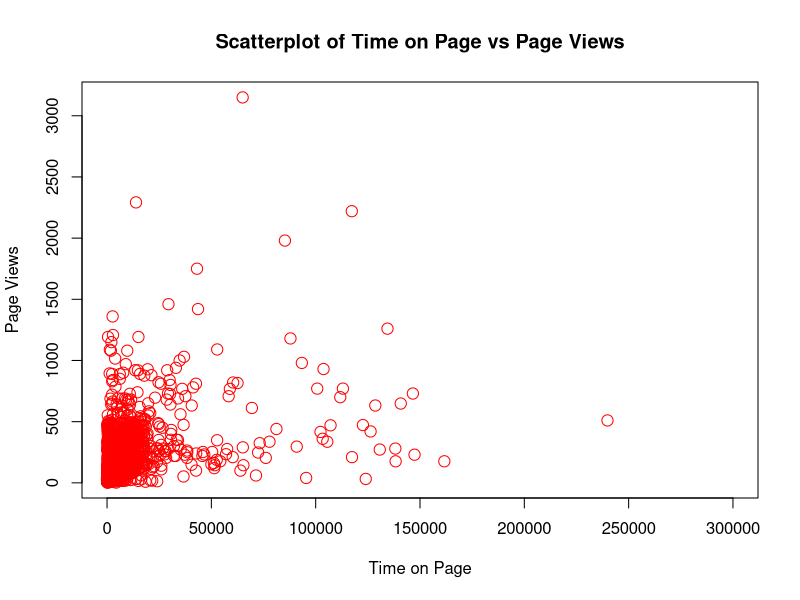
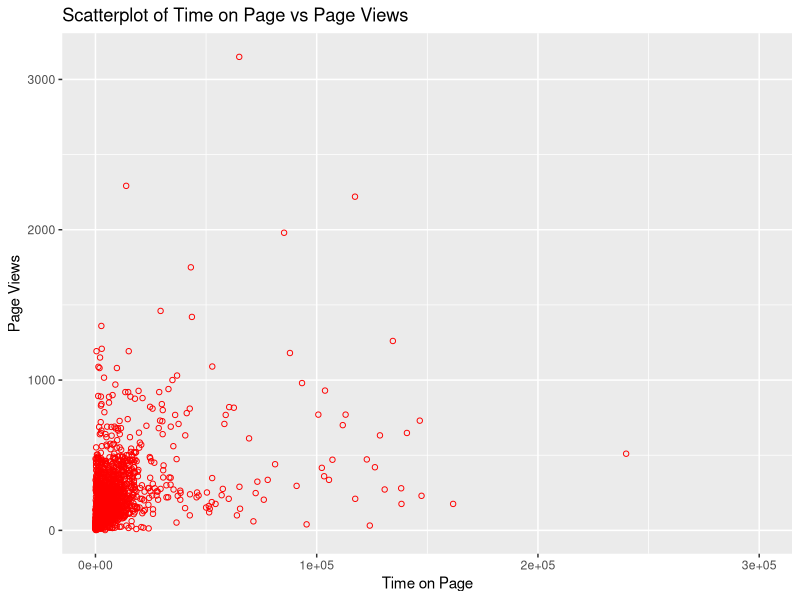
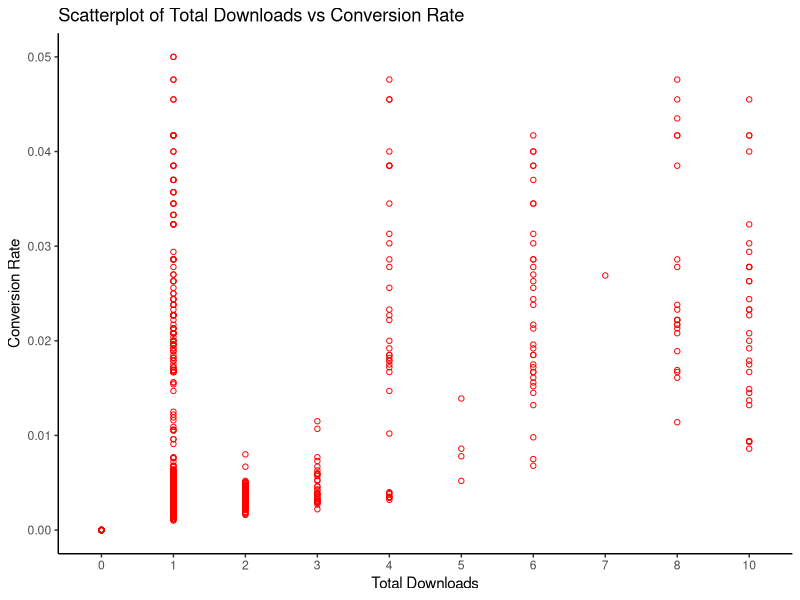
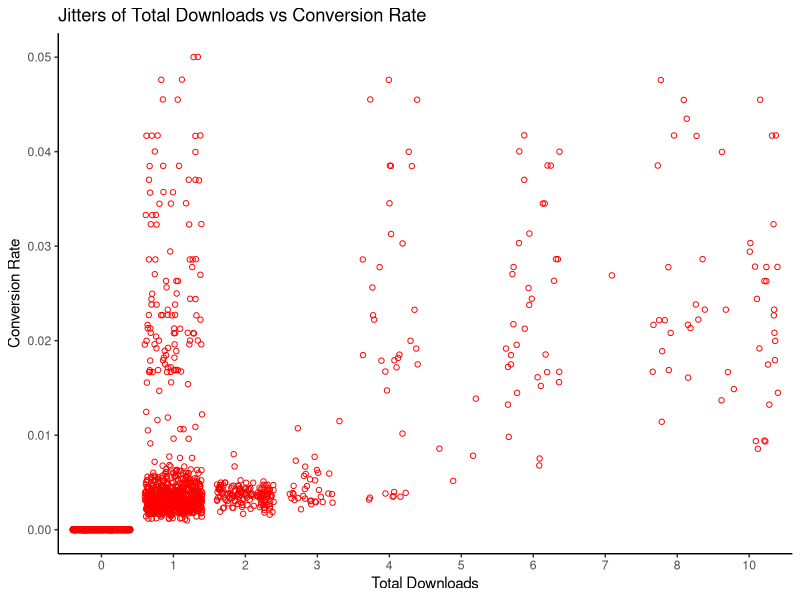
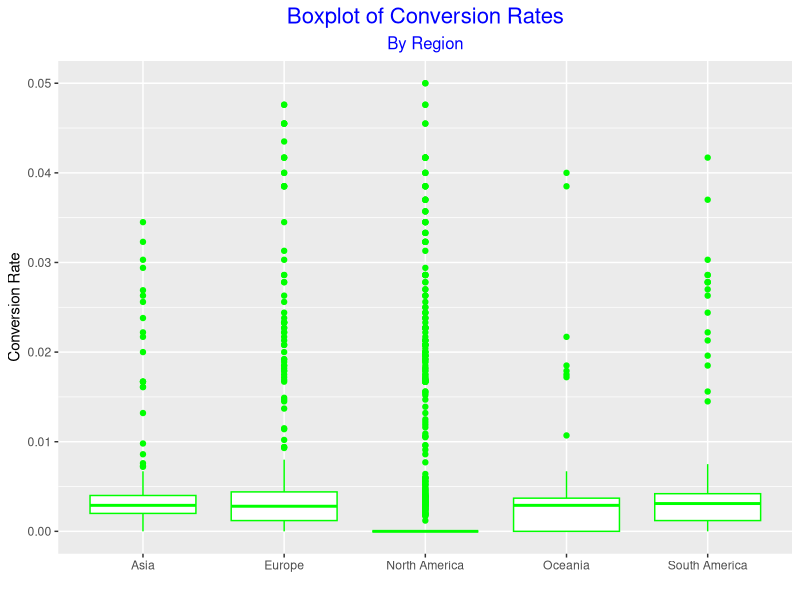
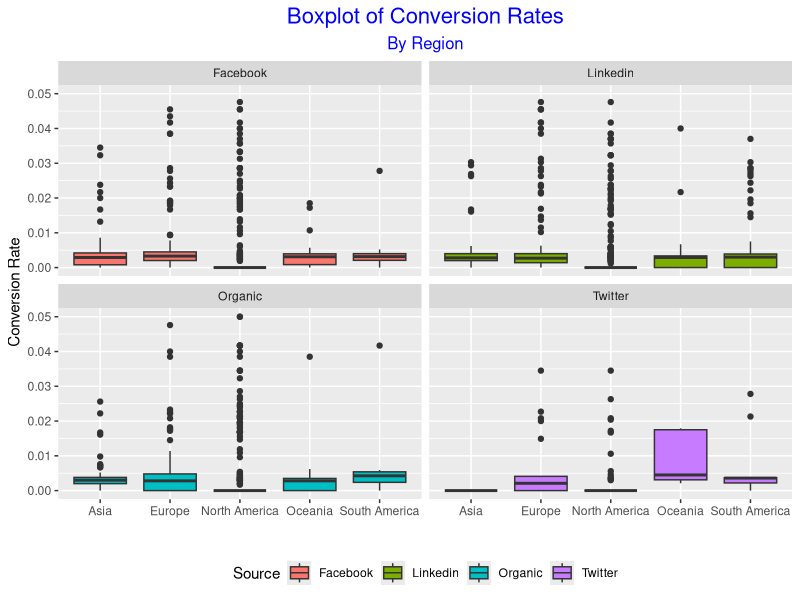

These figures' R source, in order:
#Programming 1 - Assignment 2
#Your name(s): Group 9 - Mike Johnson | Ryan Mathis


# Preparation: Load the required packages.
library(tidyverse)

#Part 1:

#Q1:
# Load the World values survey data "WorldValues3.csv" and save it as WorldData. 
# Load the country code data "CountryCodes3.csv" and save it as CountryData.
WorldData = read.csv("WorldValues3.csv")
CountryData = read.csv("CountryCodes3.csv")


#Q2:
# Join the country name from the CountryCode data into WorldData. 
# Note that country code is called *ID* in CountryData and *CountryCode* in WorldData. 
# Return the first 10 unique countries. 

# Join the country name from the CountryCode data into WorldData.
WorldData = left_join(WorldData,
                      CountryData,
                      by = c('CountryCode' = 'ID'))

# Return the first 10 unique countries. 
UniqueCountries = WorldData %>% 
  distinct(Country) %>% 
  head(10)

UniqueCountries


#Q3:
# Update WorldData by dropping income, education, and lifeexpect variables.
# What is the dimension of the updated WorldData?

# Update WorldData by dropping income, education, and lifeexpect variables.
WorldData = WorldData %>% 
  select(
    -c(
      Income,
      Education,
      lifeexpect
    )
  )

# What is the dimension of the updated WorldData?
dimensions = WorldData %>% 
  dim_desc()

dimensions


#Q4:
# Using pipes, calculate the average age and percent immigrant (i.e., average ratio of immigrants) for every country.
# Display the top 5 countries in terms of average age. 
# Hint: For displaying the top 5, refer to the help for slice( ) to find the right form of the function to use.
# Calculate percent immigrant for every country in dataset.

top_5_countries = WorldData %>% 
  mutate(Age = SurveyYear - BirthYear) %>% 
  group_by(Country) %>% 
  summarise(
    `Average Age` = mean(Age, na.rm = TRUE),
    `Percent Immigrant` = sum(Immigrant, na.rm = TRUE) / n()
  ) %>% 
  slice_max(order_by = `Average Age`, n=5)

top_5_countries


#Q5:
# Group WorldData by country and marital status and show the percent of people in each category who are immigrants.
# Show the results for China. (the coding for the *Marital* variable is 1 = Married, 2 = Living together, 3 = Divorced, 
# 4 = Separated, 5 = Widowed, and 6 = Single).

# Create marital status data frame.
d_marital_status = data.frame(Marital = c(1, 2, 3, 4, 5, 6),
                              Status = c('Married', 'Living Together', 'Divorced', 'Separated', 'Widowed', 'Single'))

# Summarize Marital Status in China
china_marital_status = WorldData %>% 
  group_by(Country, Marital) %>% 
  summarize(`Percent Immigrant` = sum(Immigrant, na.rm = TRUE) / n()) %>% 
  filter(Country == 'China') %>% 
  left_join (d_marital_status, by = 'Marital') %>% 
  select(
    Marital,
    Status,
    `Percent Immigrant`
  )

china_marital_status


#Q6: 
# Using pipes, create a function that takes a country name and calculates its average life satisfaction ("Satisfied") 
# broken down by "immigrant". Name this function meanSat. Show the results for China.

meanSat = function(CountryName) {
  WorldData %>% 
    filter(Country == CountryName) %>% 
    summarise(`Avg Life Satisfaction` = mean(Satisfied, na.rm = TRUE))
}

meanSat("China")

#Part 2: 
# Load the web analytics data "WebAnalytics3.csv" and save it as analytics.
analytics = read.csv("WebAnalytics3.csv")


#Q7:
# Use base R to draw the scatterplot of TimeOnPage (x axis) versus PageViews (y axis).
# Make sure to change the shape, color, and size of the points. 
# Also, set your own labels for both axes and add a title to the plot. 
# In addition, set a limit on the x axis to be between 0 and 300,000.

base_plot = plot(analytics$TimeOnPage, analytics$PageViews,
                 pch = 1, # Circle
                 col = "red", # Color selection
                 cex = 1.5, # Set size
                 xlab = "Time on Page", # x axis label
                 ylab = "Page Views", # y axis label
                 main = "Scatterplot of Time on Page vs Page Views", # Title
                 xlim = c(0, 300000) # Set limit on x axis to be between 0 and 300,000
                 )

base_plot


#Q8:
# Recreate the same plot using ggplot. 
# (You can refer to ggplot cheatsheet or its reference page online for an overview of all the arguments.)
# (For example, here are some examples of geom_point() options: 
# https://ggplot2.tidyverse.org/reference/geom_point.html

ggplot_scatter = ggplot(analytics, aes(TimeOnPage, PageViews)) + 
  geom_point(pch = 1, # Circle
             col = "red", # Color selection
             size = 1.5, # Set size
             ) + 
  
  # Set Labels
  labs(x = "Time on Page", # x axis label
       y = "Page Views", # y axis label
       title = "Scatterplot of Time on Page vs Page Views") + 
       xlim(0, 300000) # Set limit on x axis to be between 0 and 300,000

ggplot_scatter


#Q9:
# a. Use ggplot to draw the scatterplot of TotalDownloads (x axis) versus ConversionRate (y axis).
# b. Draw a similar plot but add jitters. Use a theme and a color.
# (For both parts, read TotalDownloads as a factor for visual clarity on the x axis.)

# a. Use ggplot to draw the scatterplot of TotalDownloads (x axis) versus ConversionRate (y axis).
plot_cr = ggplot(analytics, aes(factor(TotalDownloads), ConversionRate)) +
  geom_point(pch = 1, # Circle
             col = "red", # Color selection
             size = 1.5, # Set size
             ) +
  
  # Set labels
  labs(x = "Total Downloads",
       y = "Conversion Rate",
       title = "Scatterplot of Total Downloads vs Conversion Rate") +
  
  # Set theme
  theme_classic()

plot_cr

# b. Draw a similar plot but add jitters. Use a theme and a color.
jitters_cr = ggplot(analytics, aes(factor(TotalDownloads), ConversionRate)) +
  geom_jitter(pch = 1, # Circle
             col = "red", # Color selection
             size = 1.5, # Set size
  ) +
  
  # Set labels
  labs(x = "Total Downloads", 
       y = "Conversion Rate",
       title = "Jitters of Total Downloads vs Conversion Rate") +
  
  # Set theme
  theme_classic()

jitters_cr

#Q10:
# Create a boxplot with Region as categories (x-axis) and ConversionRate as the outcome of interest (y-axis).
# Change the (border/points) color of the boxplots.
# In addition, add a title, a subtitle, and a blank x axis label. 
# In so doing, adjust the location, size, and the color of the title and the subtitle.

boxplot_cr = ggplot(analytics, aes(Region, ConversionRate)) +
  geom_boxplot(color = "green") + 
  
  # Set labels
  labs(x = "",
      y = "Conversion Rate",
      title = "Boxplot of Conversion Rates",
      subtitle = "By Region") +
  
  # Adjust title and subtitle formats and position
  theme(plot.title = element_text(hjust = 0.5, size = 16, color = "blue"),
        plot.subtitle = element_text(hjust = 0.5, size = 12, color = "blue"))

boxplot_cr

#Q11:
# Create the same box plot of Q10 but use facet wrap to separate by Source.
# Also, fill each boxplot with different colors based on Source and 
# add a color legend to the bottom of the plot.

facetwrap_cr = ggplot(analytics, aes(Region, ConversionRate, fill = Source)) +
  geom_boxplot() + 
  
  # Set Labels
  labs(x = "",
       y = "Conversion Rate",
       title = "Boxplot of Conversion Rates",
       subtitle = "By Region") +
  
  # Adjust title, subtitle, and legend formats and potion
  theme(plot.title = element_text(hjust = 0.5, size = 16, color = "blue"),
        plot.subtitle = element_text(hjust = 0.5, size = 12, color = "blue"),
        legend.position = "bottom") + 
  
  # Facet wrap by source
  facet_wrap(~Source) 

facetwrap_cr


